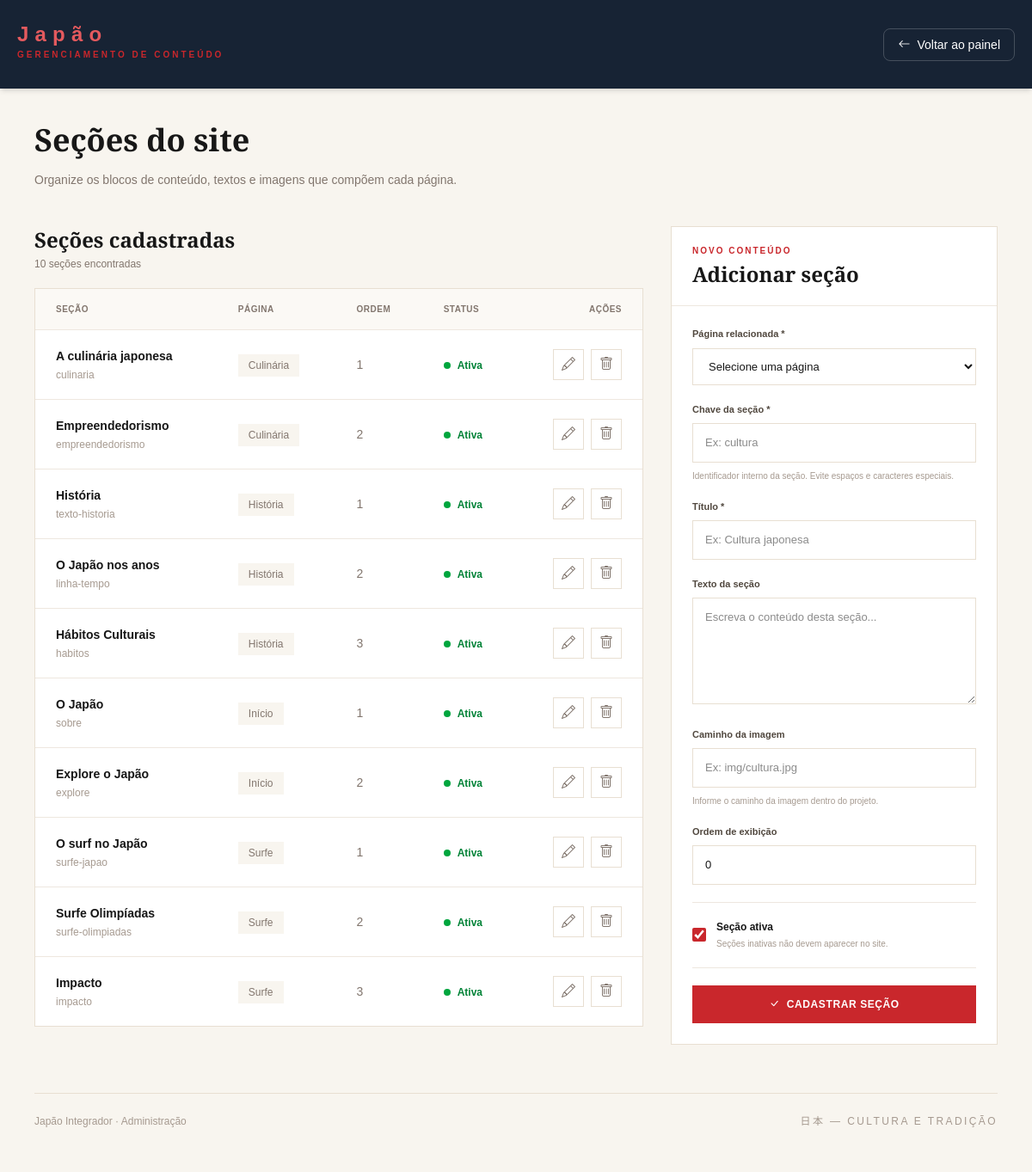
/assets/admin/secoes.php (signed in), run on an earlier commit of the app's database.
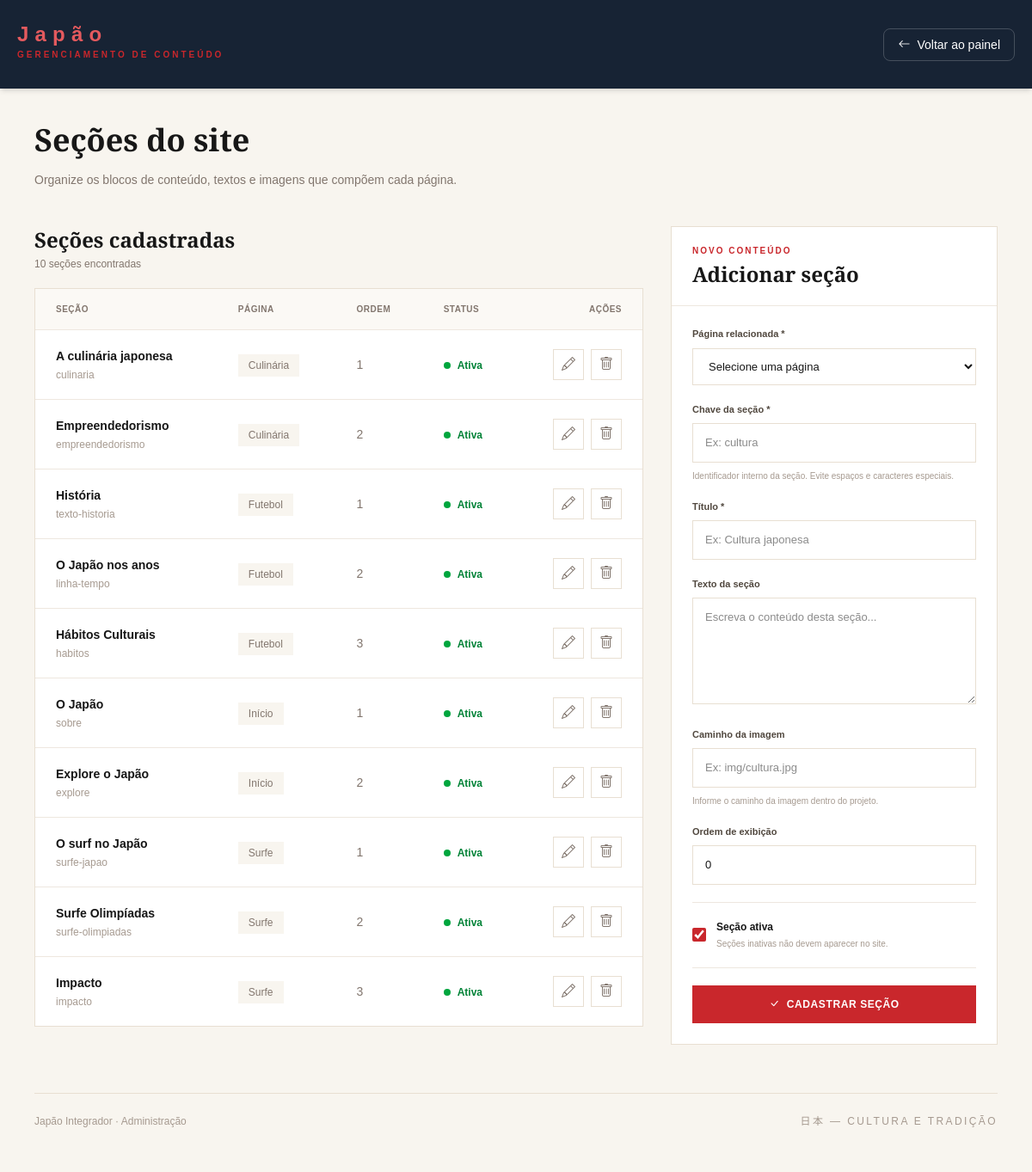
And on a later commit of the database.
### tables this page shows
CREATE TABLE `secoes` (
  `id` int(11) NOT NULL,
  `pagina_id` int(11) NOT NULL,
  `chave` varchar(60) NOT NULL,
  `titulo` varchar(150) DEFAULT NULL,
  `texto` text DEFAULT NULL,
  `imagem` varchar(255) DEFAULT NULL,
  `ordem` int(11) NOT NULL DEFAULT 0,
  `ativo` tinyint(1) NOT NULL DEFAULT 1
);

CREATE TABLE `paginas` (
  `id` int(11) NOT NULL,
  `slug` varchar(60) NOT NULL,
  `titulo` varchar(150) NOT NULL,
  `hero_imagem` varchar(255) DEFAULT NULL,
  `hero_titulo` varchar(200) DEFAULT NULL,
  `hero_subtitulo` text DEFAULT NULL,
  `hero_kanji` varchar(20) DEFAULT NULL,
  `meta_descricao` varchar(255) DEFAULT NULL,
  `ativo` tinyint(1) NOT NULL DEFAULT 1,
  `atualizado_em` timestamp NULL DEFAULT current_timestamp() ON UPDATE current_timestamp()
);

### assets/admin/secoes.php (the view, shortened to what the changed rows need)
<?php
require_once __DIR__ . "/../../database/conexao.php";
function e($valor)
{
    return htmlspecialchars((string) $valor, ENT_QUOTES, "UTF-8");
}
$secaoEdicao = null;
$sqlSecoes = "
    SELECT
        secoes.*,
        paginas.titulo AS nome_pagina
    FROM secoes
    INNER JOIN paginas ON secoes.pagina_id = paginas.id
    ORDER BY paginas.titulo ASC, secoes.ordem ASC, secoes.id ASC
";
$resultadoSecoes = $conn->query($sqlSecoes);
$secoes = $resultadoSecoes->fetch_all(MYSQLI_ASSOC);
$editando = $secaoEdicao !== null;
?>
<!DOCTYPE html>
<html lang="pt-BR">
<head>
    <link rel="stylesheet" href="../../src/output.css">
    <link rel="stylesheet" href="https://cdn.jsdelivr.net/npm/bootstrap-icons@1.11.3/font/bootstrap-icons.min.css">
</head>
<body class="min-h-screen bg-[#f8f5ef] text-[#171717]">
    <header class="bg-[#172334] text-white shadow-md">
        <div class="mx-auto flex max-w-7xl flex-wrap items-center justify-between gap-4 px-5 py-5">
            <div>
                <h1 class="mt-1 text-2xl font-bold tracking-[0.3em] text-[#e45a5e]">
                    Japão
                </h1>
            </div>
        </div>
    </header>
    <main class="mx-auto max-w-7xl px-6 py-10 md:px-10">
        <section class="mb-10 flex flex-col justify-between gap-5 sm:flex-row sm:items-end">
            <div>
                <h1 class="titulo text-4xl font-semibold">
                    Seções do site
                </h1>
            </div>
        </section>
        <div class="grid items-start gap-8 lg:grid-cols-[1fr_380px]">
            <section>
                <div class="mb-5">
                    <h2 class="titulo text-2xl font-semibold">
                        Seções cadastradas
                    </h2>
                </div>
                <div class="overflow-hidden border border-[#e8dfd2] bg-white">
                    <div class="overflow-x-auto">
                        <table class="w-full min-w-[680px] text-left">
                            <thead class="border-b border-[#eee7df] bg-[#fbf9f5]">
                                <tr>
                                    <th class="px-6 py-4 text-[10px] font-bold uppercase tracking-wider text-[#82766e]">
                                        Seção
                                    </th>
                                    <th class="px-6 py-4 text-[10px] font-bold uppercase tracking-wider text-[#82766e]">
                                        Página
                                    </th>
                                    <th class="px-6 py-4 text-[10px] font-bold uppercase tracking-wider text-[#82766e]">
                                        Ordem
                                    </th>
                                    <th class="px-6 py-4 text-[10px] font-bold uppercase tracking-wider text-[#82766e]">
                                        Status
                                    </th>
                                    <th class="px-6 py-4 text-right text-[10px] font-bold uppercase tracking-wider text-[#82766e]">
                                        Ações
                                    </th>
                                </tr>
                            </thead>
                            <tbody class="divide-y divide-[#eee7df]">
                                <?php if (count($secoes) > 0): ?>
                                    <?php foreach ($secoes as $secao): ?>
                                        <tr class="transition hover:bg-[#fbf9f5]">
                                            <td class="px-6 py-5">
                                                <p class="text-sm font-semibold">
                                                    <?= e($secao["titulo"]) ?>
                                                </p>
                                                <p class="mt-1 text-xs text-[#a69a90]">
                                                    <?= e($secao["chave"]) ?>
                                                </p>
                                            </td>
                                            <td class="px-6 py-5">
                                                <span class="bg-[#f8f5ef] px-3 py-1.5 text-xs text-[#82766e]">
                                                    <?= e($secao["nome_pagina"]) ?>
                                                </span>
                                            </td>
                                            <td class="px-6 py-5 text-sm text-[#82766e]">
                                                <?= (int) $secao["ordem"] ?>
                                            </td>
                                            <td class="px-6 py-5">
                                                <?php if ($secao["ativo"]): ?>
                                                    <span class="inline-flex items-center gap-2 text-xs font-semibold text-green-700">
                                                        <span class="h-2 w-2 rounded-full bg-green-600"></span>
                                                        Ativa
                                                    </span>
                                                <?php endif; ?>
                                            </td>
                                            <td class="px-6 py-5">
                                                <div class="flex justify-end gap-2">
                                                    <a
                                                        href="secoes.php?editar=<?= (int) $secao["id"] ?>#formulario"
                                                        title="Editar seção"
                                                        class="flex h-9 w-9 items-center justify-center border border-[#e8dfd2] text-[#82766e] transition hover:border-[#c9272c] hover:bg-[#c9272c] hover:text-white">
                                                        <i class="bi bi-pencil"></i>
                                                    </a>
                                                    <form method="POST" onsubmit="return confirm('Tem certeza que deseja excluir esta seção?');">
                                                        <button
                                                            type="submit"
                                                            name="excluir"
                                                            title="Excluir seção"
                                                            class="flex h-9 w-9 items-center justify-center border border-[#e8dfd2] text-[#82766e] transition hover:border-red-600 hover:bg-red-600 hover:text-white">
                                                            <i class="bi bi-trash"></i>
                                                        </button>
                                                    </form>
                                                </div>
                                            </td>
                                        </tr>
                                    <?php endforeach; ?>
                                <?php endif; ?>
                            </tbody>
                        </table>
                    </div>
                </div>
            </section>
            <aside id="formulario" class="border border-[#e8dfd2] bg-white">
                <div class="border-b border-[#eee7df] px-6 py-5">
                    <h2 class="titulo mt-1 text-2xl font-semibold">
                        <?= $editando ? "Editar seção" : "Adicionar seção" ?>
                    </h2>
                </div>
            </aside>
        </div>
    </main>
</body>
</html>

What changed in the data, as far as the page shows it:
changed through a linked row, secoes "História": pagina.titulo "História" → "Futebol"
changed through a linked row, secoes "O Japão nos anos": pagina.titulo "História" → "Futebol"
changed through a linked row, secoes "Hábitos Culturais": pagina.titulo "História" → "Futebol"
